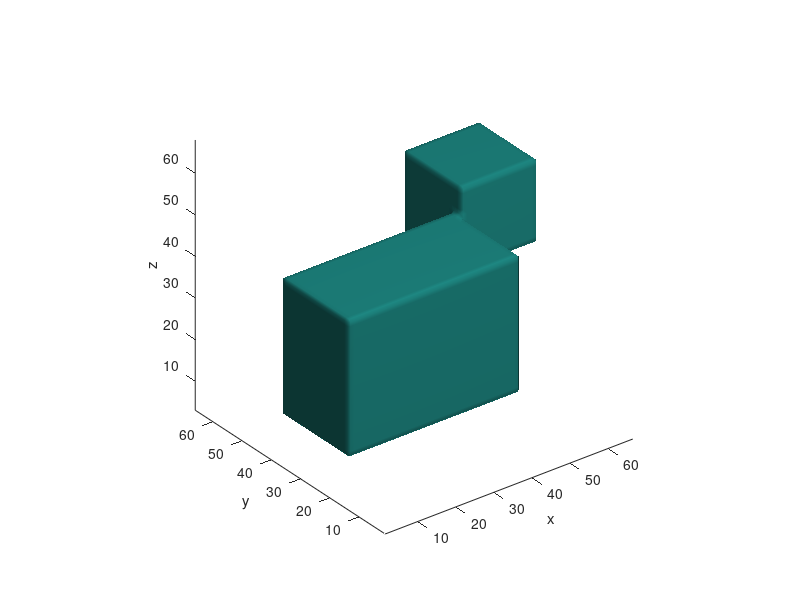

Source code (MATLAB): (Note: this script raises an error after producing the figure.)
clear
clc
SavePATH = './database/ImgProjection/';
% name = [SavePATH,'SAMuser',num2str(userNum(i)),'.mat'];
a = ones(23,45,33);
b = ones(20,20,20);
A = zeros(67,67,67);
% A(33-11:33+11,33-22:33+22,33-16:33+16)=a;
A(14:36,2:46,16:48)=a;
A(34:53,47:66,36:55)=b;

% addpath('database');
% load('v1.mat');
% angle(:,1)=1:10:180;
% angle(:,2)=1:10:180;
k = 1;
for i = 0:5:180
    for j = 0;
        angle(k,1)=i;
        angle(k,2)=j;
        k = k+1;
    end
end
for i = 0
    for j = 5:5:180;
        angle(k,1)=i;
        angle(k,2)=j;
        k = k+1;
    end
end
% A = AA;
figure
clf
isosurface(A)
axis equal;
xlabel('x')
ylabel('y')
zlabel('z')

for i = 1:length(angle(:,1))
    Rot_img = my3Drotation(A,angle(i,:));
    % Rot3D{i} = Rot_img;
    proj_img = zeros(size(Rot_img(:,:,1)));
    for j = 1:size(Rot_img,3)
        proj_img = proj_img + Rot_img(:,:,j);
    end
    Proj_img1=proj_img;
    proj_img(find(proj_img~=0))=1;
    Proj_img2= proj_img;
    Pic.inte = Proj_img1;
    Pic.normal = Proj_img2;
    Pic.angle = angle(i,:);
    name = [SavePATH,'Pic',num2str(i),'.mat'];
    save(name,'Pic');
    i
end
    